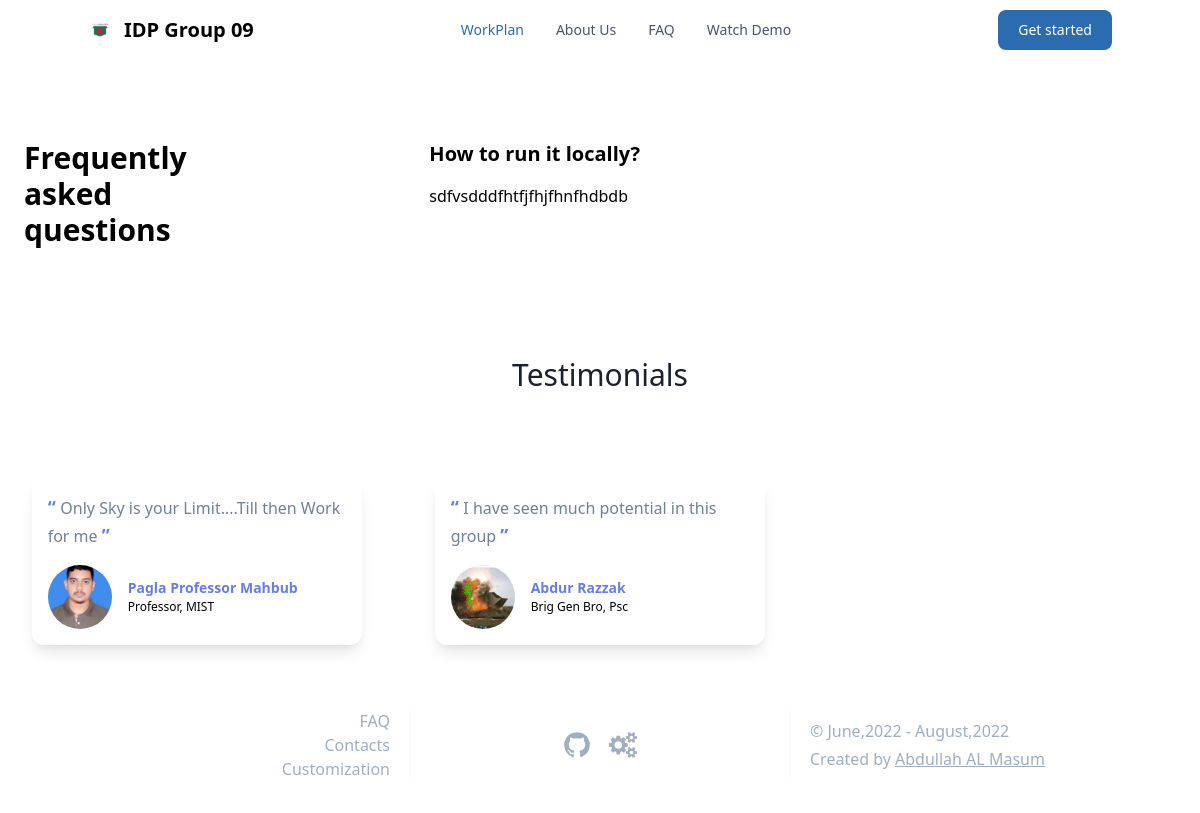
Before: /FAQ/ with the older database file.
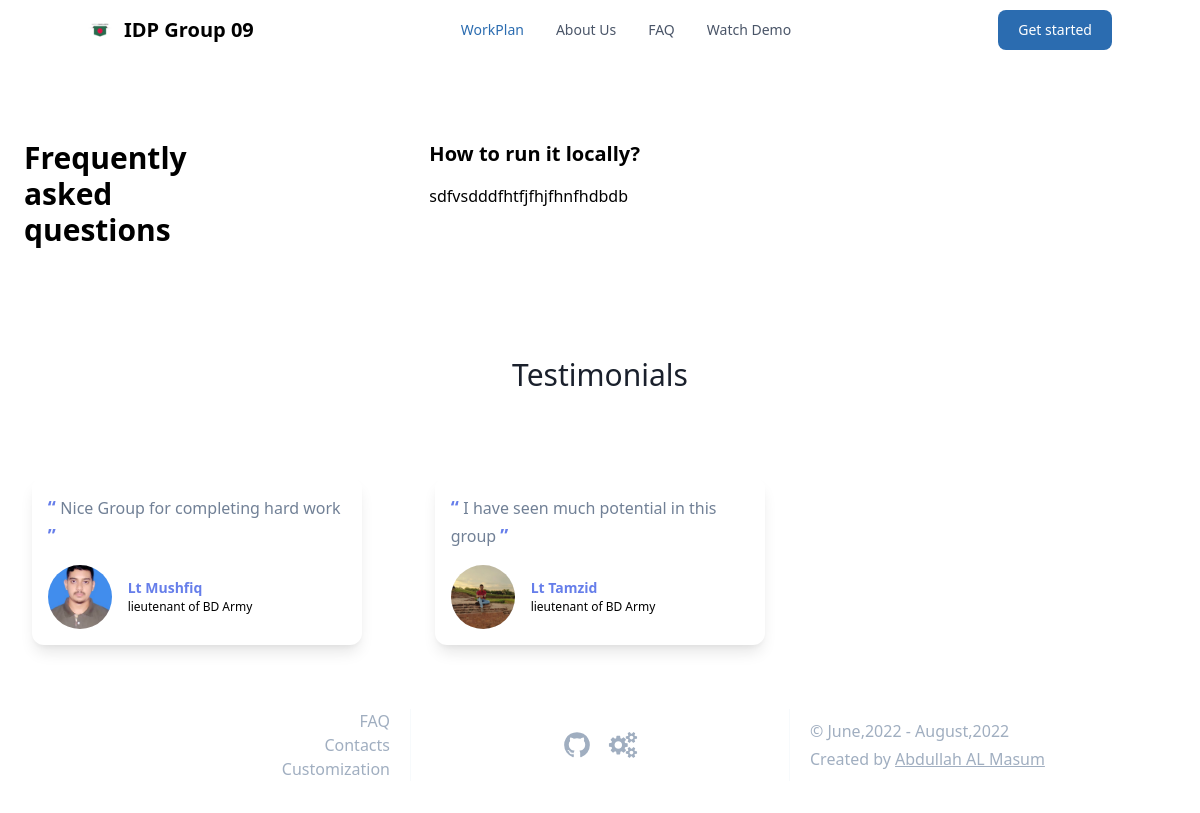
After: the same page with the newer database file.
### Capstone_App/models.py (models this page shows, shortened)
class Testimonial(models.Model):
    person = models.CharField(max_length=MAX_LENGTH, verbose_name="Person", blank=True, null=True)
    designation = models.CharField(max_length=MAX_LENGTH, verbose_name="Designation", blank=True, null=True)
    testimonial = models.CharField(max_length=MAX_LENGTH, verbose_name="Testimonial", blank=True, null=True)
    person_link = models.URLField(max_length=MAX_LENGTH, verbose_name="Person's Link", blank=True, null=True)
    person_pic = models.ImageField(upload_to='testimonials/%Y/%m/%d/', blank=True, null=True,
                                   verbose_name="Person's Picture")
    def image_tag(self):
        return mark_safe("<img src='./media/%s' />" % (self.person_pic))
    image_tag.allow_tags = True
    class Meta:
        verbose_name = 'Testimonials'
        verbose_name_plural = 'Testimonials'
        db_table = 'testimonial'

### Capstone_App/views.py (the view)
# urls.py: path('FAQ/', views.faq_section, name='faq'),
def faq_section(request):
    context = {
    }
    return render(request, 'faq_section.html', context=context)

### Capstone_App/context_processors.py (called while the page is built)
def add_variable_to_context(request):
    projectInfo = "Capstone Project"
    teamMembers = Team_Section.objects.all()
    testimonials = Testimonial.objects.all()
    workplans = WorkPlan.objects.all()
    frequent_faq = FAQ_Section.objects.all()
    everyWhere = {
        'projectInfo': projectInfo,
        'team_members': teamMembers,
        'given_testimonials': testimonials,
        'implemented_workplans': workplans,
        'faq_section': frequent_faq,
    }
    return everyWhere

### templates/faq_section.html (shortened to what this page needs)
{% extends 'base.html' %}
{% load static %}
{% block main_content %}
    <div class="bg-lightblue py-20 px-4">
        <div class="mx-auto max-w-6xl flex flex-col md:flex-row">
            <div class="mr-8 w-full md:w-1/3">
                <h2 class="text-3xl font-extrabold leading-9">
                    Frequently<br/>asked<br/>questions
                </h2>
            </div>
            {% if faq_section %}
                <dl class="w-full md:w-2/3">
                    {% for faq in faq_section %}
                        <dt class="mb-4">
                            <h3 class="text-xl font-semibold">
                                {{ faq.faq_question }}
                            </h3>
                        </dt>
                        <dd class="mb-16">
                            <p>
                                {{ faq.faq_answer }}
                            </p>
                        </dd>
                    {% endfor %}
                </dl>
            {% endif %}
        </div>
    </div>
{% endblock main_content %}

### templates/base.html (shortened to what the changed rows need)
{% load compress %}
{% load static %}
{% load socialaccount %}
<!DOCTYPE html>
<html lang="en">
<head>
    {% block head_css %}
        {% block essential_tailwind_CSS %}
            <link rel="stylesheet" href="{% static 'src/output.css' %}">
        {% endblock essential_tailwind_CSS %}
        {% block head_css_page %}
            <link rel="stylesheet"
                  href="https://cdnjs.cloudflare.com/ajax/libs/material-design-iconic-font/2.2.0/css/material-design-iconic-font.min.css">
            <link rel="stylesheet" href="https://rsms.me/inter/inter.css">
            <link href="https://unpkg.com/tailwindcss@^1.0/dist/tailwind.min.css" rel="stylesheet">
            <link href="https://unpkg.com/swiper/swiper-bundle.min.css" rel="stylesheet"/>
        {% endblock head_css_page %}
    {% endblock head_css %}
</head>
{% block body_content %}
    {% block body_tag %}
        <body>
    {% endblock body_tag %}
{% block main_content %}
{% endblock main_content %}
{% block testimonial %}
    {% if given_testimonials %}
        <section>
            <h1 class="text-3xl font-medium title-font text-gray-900 mb-12 text-center">Testimonials</h1>
            <div class="swiper-container">
                <div class="swiper-wrapper">
                    {% for testimonials in given_testimonials %}
                        <div class="swiper-slide">
                            <div class="w-full flex flex-col md:flex-row gap-4 mb-8 md:mb-0 flex-between items-center p-8">
                                <div class="bg-white dark:bg-gray-800 w-72 shadow-lg mx-auto rounded-xl p-4">
                                    <p class="text-gray-600 dark:text-white">
                            <span class="font-bold text-indigo-500 text-lg">
                                “
                            </span> {{ testimonials.testimonial }} <span class="font-bold text-indigo-500 text-lg">
                                ”
                            </span>
                                    </p>
                                    <div class="flex items-center mt-4">
                                        <a href="{{ testimonials.person_link }}" target="_blank" class="block relative">
                                            <img alt="profile" src="{{ testimonials.person_pic.url }}"
                                                 class="mx-auto object-cover rounded-full h-16 w-16 "/>
                                        </a>
                                        <div class="flex flex-col ml-4 justify-between">
                                <span class="font-semibold text-indigo-500 text-sm">
                                    {{ testimonials.person }}
                                </span>
                                            <span class="dark:text-gray-400 text-xs flex items-center">
                                    {{ testimonials.designation }}
                                </span>
                                        </div>
                                    </div>
                                </div>
                            </div>
                        </div>
                    {% endfor %}
                </div>
            </div>
        </section>
    {% endif %}
{% endblock testimonial %}
</body>
{% endblock body_content %}
{% block footer_javascript %}
    {% block footer_javascript_site %}
        <link rel="stylesheet" href="https://cdnjs.cloudflare.com/ajax/libs/font-awesome/5.15.2/css/all.min.css">
    {% endblock footer_javascript_site %}
{% endblock footer_javascript %}
</html>

Changed rows visible on the page:
changed Testimonial "I have seen much potential in this group": person_pic: a different picture; person "Abdur Razzak" → "Lt Tamzid"; designation "Brig Gen Bro, Psc" → "lieutenant of BD Army"
changed Testimonial: testimonial "Only Sky is your Limit....Till then Work for me" → "Nice Group for completing hard work"; person "Pagla Professor Mahbub" → "Lt Mushfiq"; designation "Professor, MIST" → "lieutenant of BD Army"
